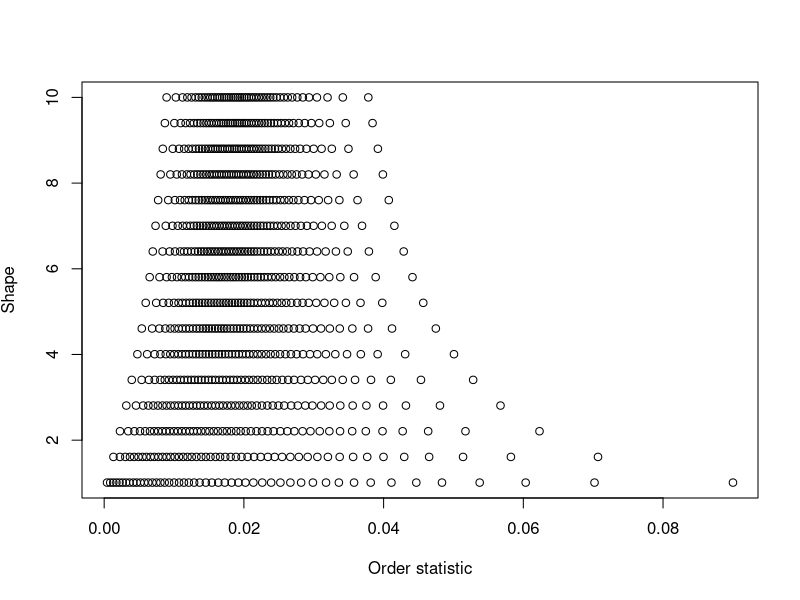

This figure's R source:
# code/dirichlet.R
# ----------------

pdf("plots/dirichlet.pdf", 4, 4)

n <- 49
nreps <- 500
shape <- seq(1.01, 10, len=16)
seed <- 0

lambda <- array(NA, c(nreps, length(shape), n))

for (i in seq_along(shape)) {
    set.seed(seed)
    for (r in seq_len(nreps)) {
        y <- rgamma(n, shape = shape[i])
        lambda[r,i,] <- sort(y) / sum(y)
    }
}

lambda.mean <- apply(lambda, c(2,3), mean)


par(mfrow=c(1,1))

plot(range(lambda.mean), range(shape), t='n',
     xlab = "Order statistic",
     ylab = expression(Shape))
for (i in seq_along(shape)) {
    points(lambda.mean[i,], rep(shape[i], n))
}

#plot(range(0, 1), range(shape), t='n',
#     xlab = "Order statistics",
#     ylab = "Dirichlet parameter")
#for (i in seq_along(shape)) {
#    x <- lambda.mean[i,]
#    x <- x - min(x)
#    x <- x / max(x)
#    points(x, rep(shape[i], n))
#}


#plot(range(1 / lambda.mean), range(shape), t='n',
#     xlab = "Inverse Order statistics",
#     ylab = "Dirichlet parameter")
#for (i in seq_along(shape)) {
#    points(1 / lambda.mean[i,], rep(shape[i], n))
#}
#ilambda.mean <- lambda.mean
#for (i in seq_along(shape)) {
#    scale <- max(ilambda.mean[i,])
#    ilambda.mean[i,] <- ilambda.mean[i,] / scale
#}
#plot(range(ilambda.mean), range(shape), t='n',
#     xlab = "Scaled Inverse Order statistics",
#     ylab = "Dirichlet parameter")
#for (i in seq_along(shape)) {
#    points(ilambda.mean[i,], rep(shape[i], n))
#}

dev.off()
